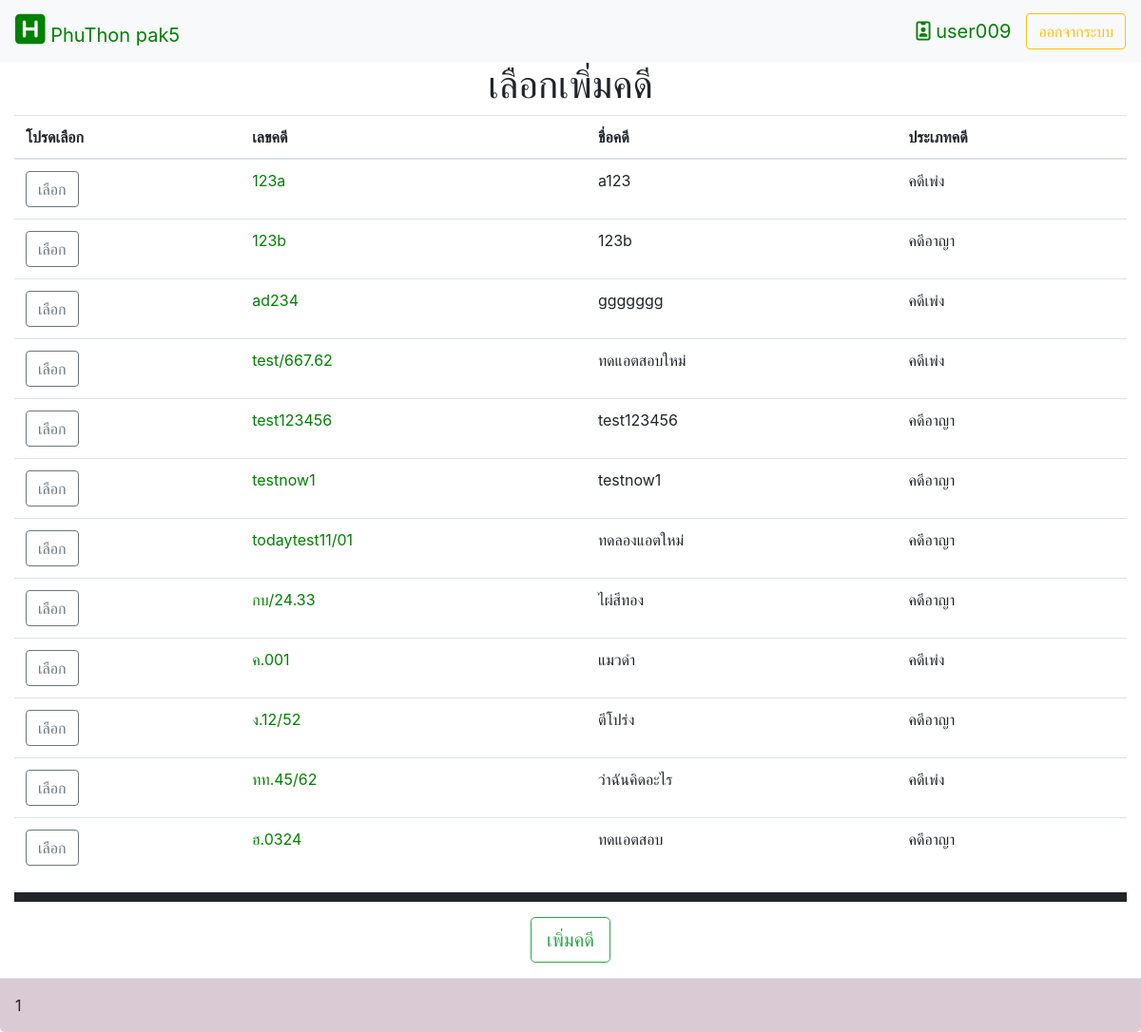
/home.php?&module=2&action=2 (signed in), run on an earlier commit of the app's database.
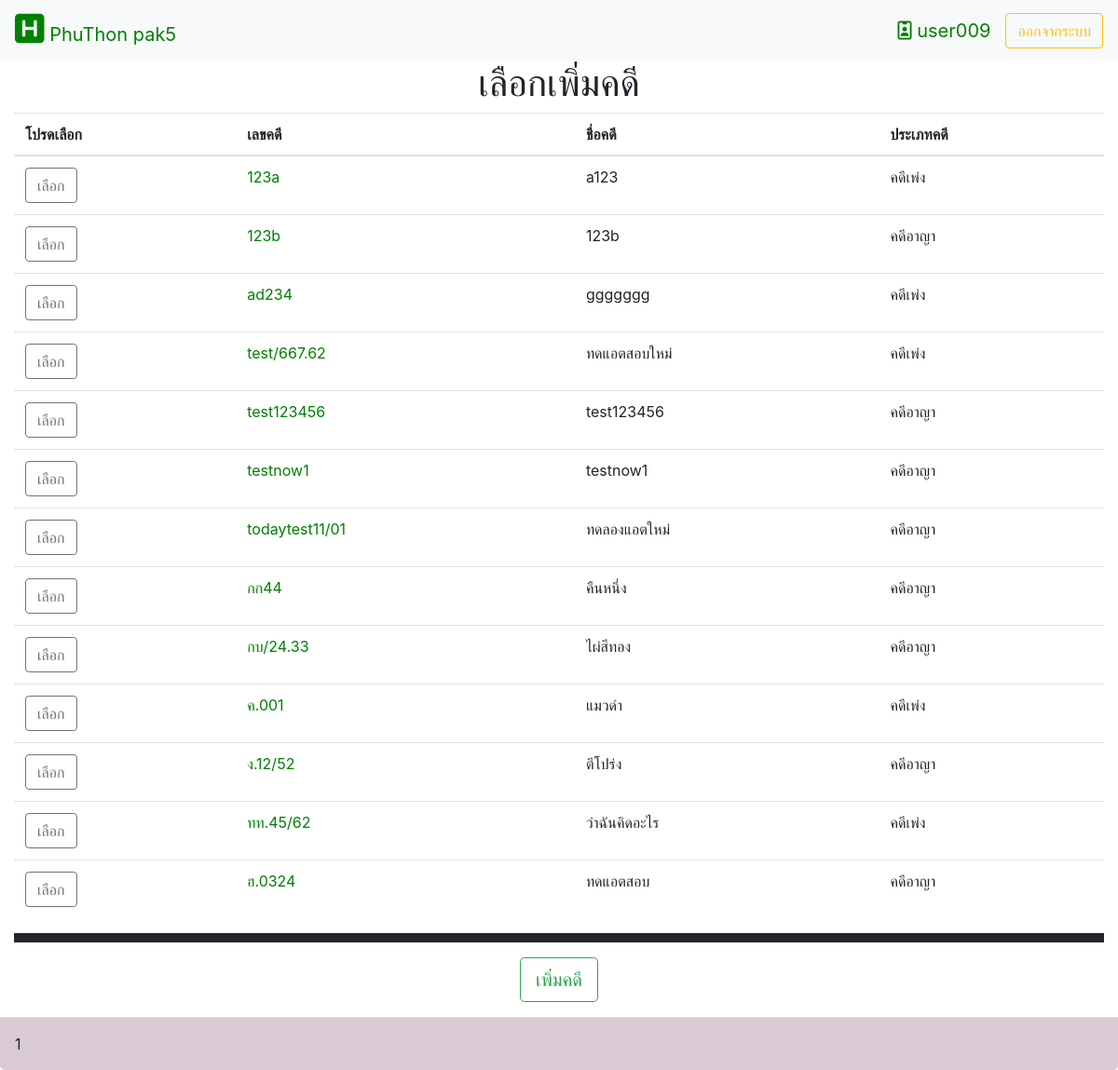
And on a later commit of the database.
### tables this page shows
CREATE TABLE `case_name` (
  `case_id` varchar(255) NOT NULL,
  `case_name` varchar(255) NOT NULL,
  `case_type` tinyint(2) NOT NULL,
  `case_savetime` timestamp NOT NULL DEFAULT current_timestamp() ON UPDATE current_timestamp(),
  `case_status` tinyint(2) NOT NULL
);

### module/insert/idcase_insert.php (the view, shortened to what this page needs)
<h1 class="text-center">เลือกเพิ่มคดี</h1>
<table class="table" id="myTable">
<thead>
    <tr>
      <th scope="col">โปรดเลือก</th>
      <th scope="col">เลขคดี</th>
      <th scope="col">ชื่อคดี</th>
      <th scope="col">ประเภทคดี</th>
    </tr>
  </thead>
<?php
$con = connect_db();
$sql_res = mysqli_query($con,"SELECT cn.case_id,cn.case_name,cn.case_type,cn.case_savetime FROM case_name as cn")or die("select sql responsible_person error".mysqli_error($con));
       while(list($case_id,$case_name,$case_type)=mysqli_fetch_row($sql_res)){
        if($case_type==1){
          $case_typeName="คดีเพ่ง";
        }else{
          $case_typeName="คดีอาญา";
        }
            echo"
            <tr>
              <td ><a href='?datacase=$case_id&module=2&action=3'><button type='button' class='btn btn-outline-secondary'>เลือก</button></a></td>
              <td><a href='?datacase=$case_id&module=1&action=1'>$case_id</a></td>
              <td>$case_name</td>
              <td>$case_typeName</td>
          </tr>";
        }
?>
</table>
  <hr style="border: solid 5px;">
  <p class="text-center"><td class="text-center" colspan=4><button type="button" class="btn btn-outline-success btn_add btn-lg" id="btn_add">เพิ่มคดี</button></p>

### home.php (shortened to what this page needs)
<html lang="en">
<head>
  <link rel="stylesheet" href="https://maxcdn.bootstrapcdn.com/bootstrap/4.3.1/css/bootstrap.min.css">
  <link rel="stylesheet" type="text/css" href="https://cdn.datatables.net/v/dt/dt-1.10.18/datatables.min.css"/>
  <link rel="stylesheet" href="home.css">
</head>
<body>
<?php
$con = connect_db();
$select = mysqli_query($con,"SELECT permiss_id FROM user WHERE user_id='$_SESSION[user_name]'")or die("select sql error".mysqli_error($con));
list($permiss)=mysqli_fetch_row($select);
if($permiss==2||$permiss==1){
  $html_l="home.php";
}if($permiss==3){
  $html_l="home.php?&module=2&action=2";
}if($permiss==4){ ?>
  <script>
  swal({
      title: "กรุณาเข้าสู่ระบบ",
      icon: "warning",
  }).then((value) => {
window.location.href = "index.php";
  });
</script>
<?php
}
  ?>
<div class="sticky-top">
 <nav class="navbar navbar-expand-lg navbar-green bg-light">
  <a class="navbar-brand" href="<?php echo $html_l ?>"><i style="font-size: 36px" class="fas fa-h-square"></i> PhuThon pak5</a>
  <div class="collapse navbar-collapse" id="navbarTogglerDemo03">
    <form class="form-inline my-2 my-lg-0">
    <a class="navbar-brand"  href="home.php?module=1&action=5"><i class="far fa-id-badge"></i> <?php echo $_SESSION['user_name']; ?></a>
    <a href="module/fuction/destroy_session.php"><button class="btn btn-outline-warning my-2 my-sm-0" type="button">ออกจากระบบ</button></a>
    </form>
  </div>
</nav>
</div>
<div class="container-fluid">
<?php
include("module/fuction/fc_module.php");
if(empty($_GET['module'])||empty($_GET['action'])){
  module(0,0);
}else{
  module($_GET['module'],$_GET['action']);
}
?>
  </div>
  <div class="footer">1</div>
</body>
</html>

### module/fuction/fc_module.php (shortened to what this page needs)
<?php
    function module($module,$action){
        $m = "";
        $a = "";
        switch($module){
            case 2 : $m="insert"; break;
        }
        switch($action){
            case 2 : $a="idcase_insert.php"; break;
        }
        if($m=="404"||$a=="404.php"){
            include("module/404/404.php");
        }else{
            include("module/$m/$a");
        }
    }
?>

### home.css (style rules this page uses)
.footer { background-color: #d9cad3; display: -ms-flexbox; -ms-flex-align: center; align-items: center; -ms-flex-pack: end; padding: 1rem; border-top: 1px solid #dee2e6; border-bottom-right-radius: .3rem; border-bottom-left-radius: .3rem; }
a { color: green; }

What changed in the data, as far as the page shows it:
added case_name: case_id "กก44", case_name "คืนหนึ่ง", case_type "คดีอาญา"
